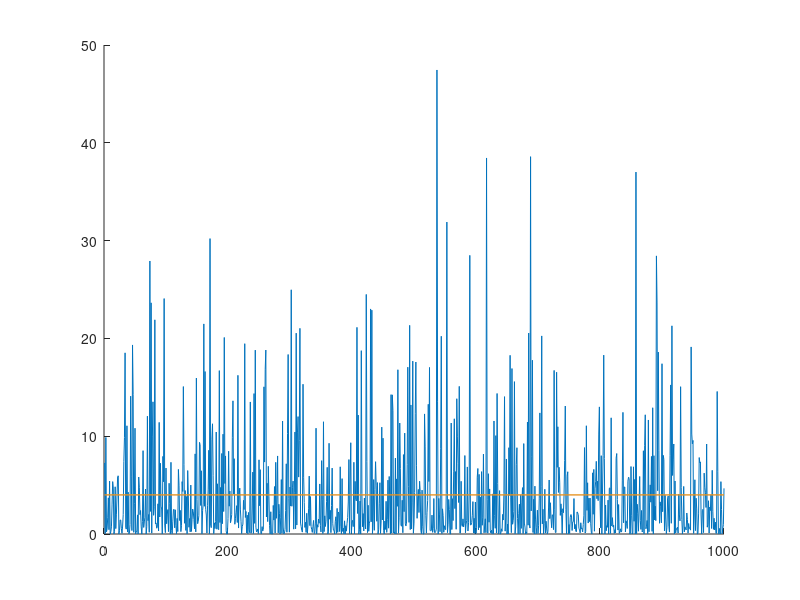
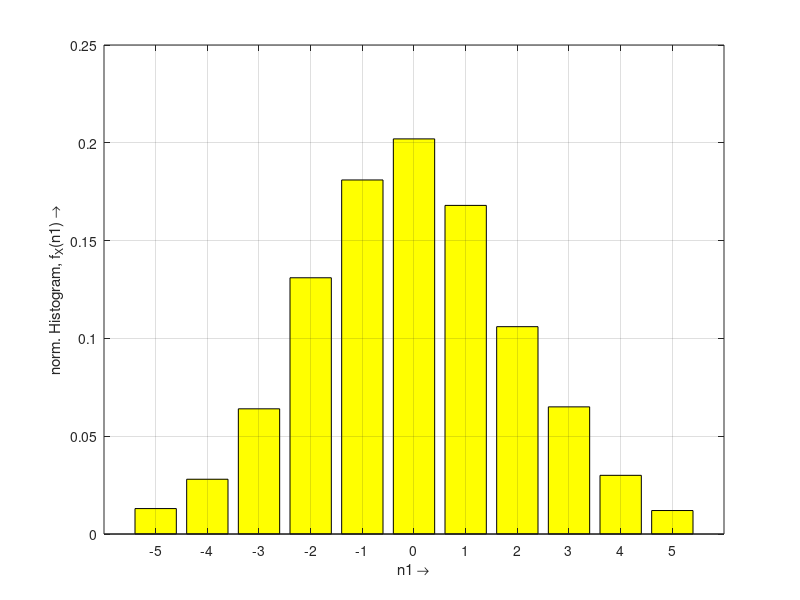

Source code (MATLAB) for these figures, in order:
%% Test InfUe Aufgabe 1
% 

clear all;
clc
close all
load('A1_daten')

% histogram
delta = 1;
Hi = -5:delta:5;
hx1 = hist(n1,Hi);
hx1 = hx1/(N*delta);

xt = 1:1:length(n2);

hold on;

obj = n1;
plot(xt, obj.^2)
RMS = mean(obj.^2) + zeros(1, 1000);
variance = var(obj) + zeros(1,1000);
plot(xt, variance);
mean(obj)

RMS(1)
variance(1)

plot(xt, RMS);

hold off;


figure
bar(Hi,hx1,'y'), grid
ylabel('norm. Histogram, f_X(n1) \rightarrow'); xlabel('n1 \rightarrow');

delta = 1;
Hi = -5:delta:5;
hx2 = hist(n2,Hi);
hx2 = hx2/(N*delta);

%figure
%bar(Hi,hx2,'y'), grid
%ylabel('norm. Histogram, f_X(n2) \rightarrow'); xlabel('n2 \rightarrow');


% Berechnung Mittelwert und Varianz n1,n2 (Formeln vervollst�ndigen!!)

xmue1  = mean(n1);   %Formeln??
var_n1 = mean((n1 - xmue1).^2); % var(n1)
fprintf('\n')
fprintf('linear mean1: %5.2f\n',xmue1)
fprintf('variance1   : %5.6f\n',var_n1)

xmue2 = 0;
var_n2 = 0;
fprintf('\n')
fprintf('linear mean2: %5.2f\n',xmue2)
fprintf('variance2   : %5.2f\n',var_n2)
